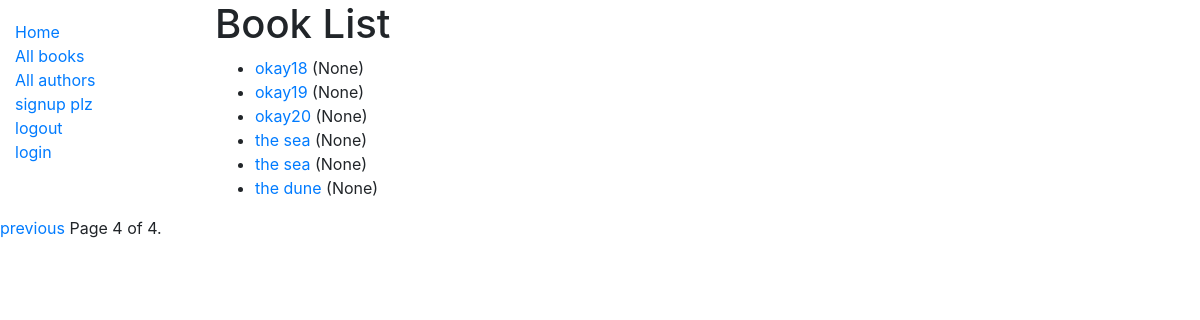
Page /app1/books/?page=4 on the committed database.
### app1/models.py (models this page shows, shortened)
class Book(models.Model):
	title = models.CharField(max_length=200)
	author = models.ForeignKey('Author', on_delete = models.SET_NULL, null = True)
	summary = models.TextField(max_length=1000,help_text = 'description of the book')
	isbn = models.CharField('ISBN',max_length=13,help_text= '13 Character <a href="https://www.isbn-international.org/content/what-isbn">ISBN number</a>')
	genre = models.ManyToManyField(Genre,help_text = 'select genre for this book')
	lang = models.ForeignKey('Language',on_delete = models.SET_NULL, null = True)
	def get_absolute_url(self):
		return reverse('app1:book-detail', args=[str(self.id)])
	def display_genre(self):
		return ', '.join(genre.name for genre in self.genre.all()[:3])
	display_genre.short_description = 'Genre'

### app1/views.py (the view)
# urls.py: path('books/', views.BookListView.as_view(), name='books'),
class BookListView(generic.ListView):
    model = Book
    paginate_by = 10
    context_object_name = 'book_list'   # your own name for the list as a template variable
    queryset = Book.objects.all()
    template_name = 'app1/book_list.html'  # Specify your own template name/location

### app1/templates/app1/book_list.html
{% extends "app1/base_generic.html" %}
{% block content %}
  <h1>Book List</h1>
  {% if book_list %}
  <ul>
    {% for book in book_list %}
      <li>
        <a href="{{ book.get_absolute_url }}">{{ book.title }}</a> ({{book.author}})
      </li>
    {% endfor %}
  </ul>
  {% else %}
    <p>There are no books in the library.</p>
  {% endif %}
{% endblock %}

### rows in the picture
Book: title "okay18", author "None"
Book: title "okay19", author "None"
Book: title "okay20", author "None"
Book: title "the sea", author "None"
Book: title "the sea", author "None"
Book: title "the dune", author "None"

### other values in the picture
{{ page_obj.number }} "4"
{{ page_obj.paginator.num_pages }} "4"
